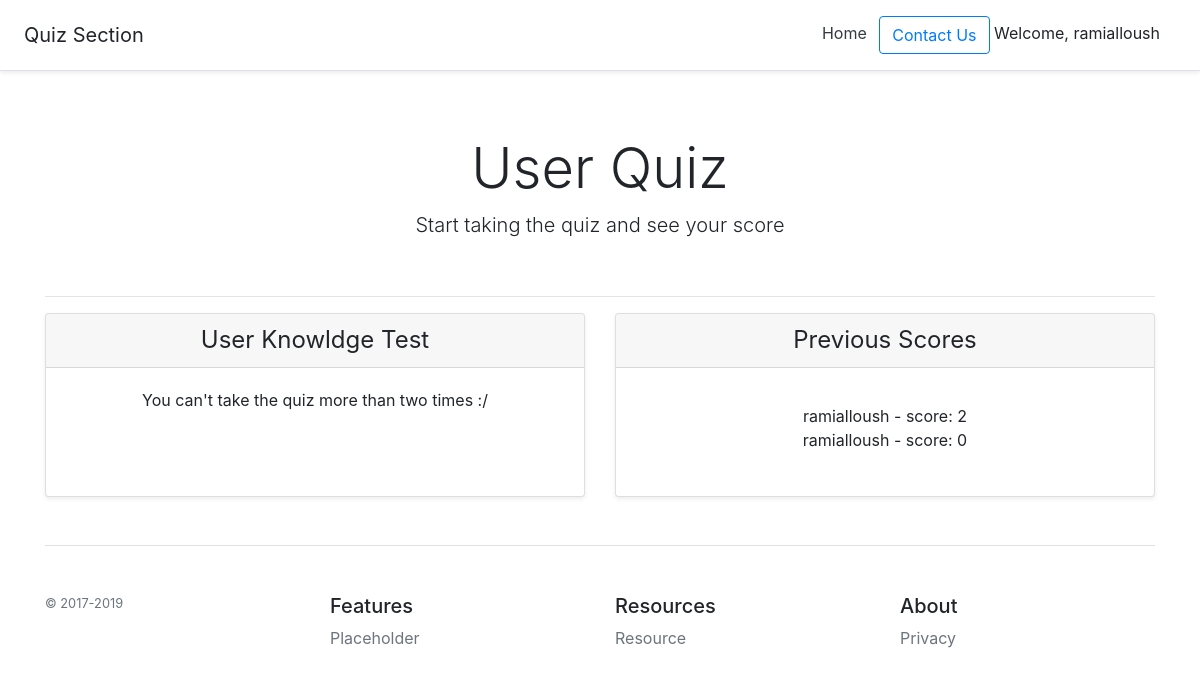
Page /quiz/ (signed in) on the earlier database version.
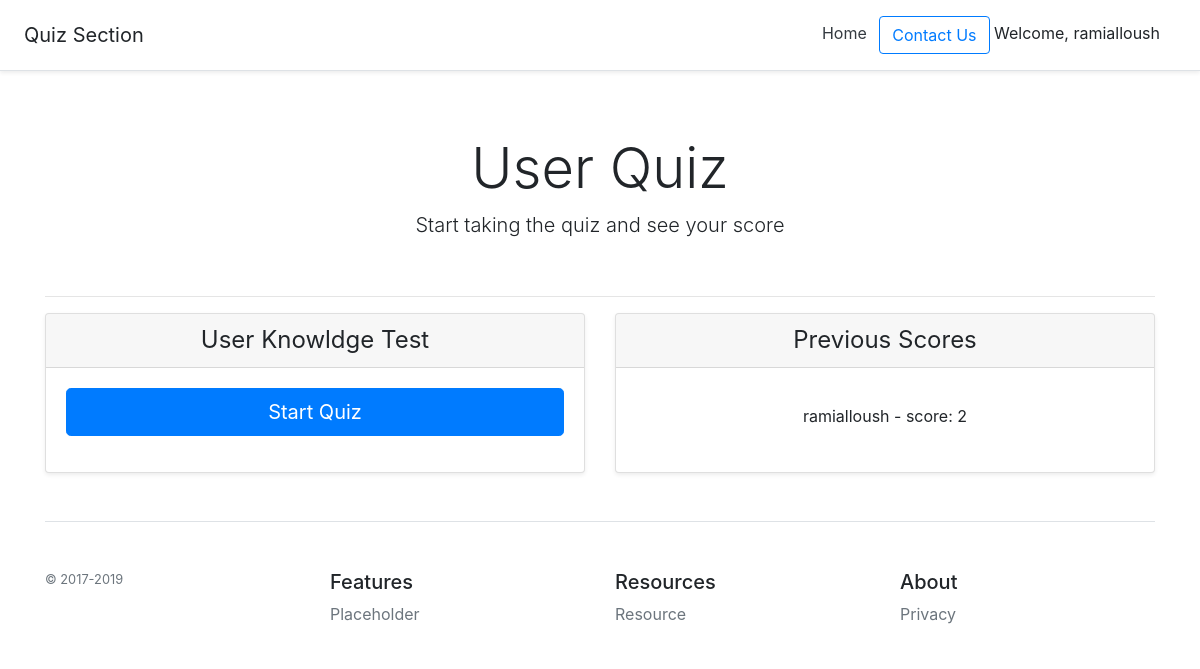
Same page on the later database version.
### quiz/models.py (models this page shows)
class Score(models.Model):
    user = models.ForeignKey(User, verbose_name='User',
                             on_delete=models.CASCADE)
    date = models.DateTimeField('Quiz Date', default=timezone.now)
    score = models.IntegerField(default=0)
    def __str__(self):
        return self.user.username + " - score: " + str(self.score)

### quiz/views.py (the view)
# urls.py: path('', views.IndexView.as_view(), name='index'),  # use name for reverse function
class IndexView(generic.ListView):
    model = Score
    template_name = 'quiz/index.html'
    def get_queryset(self):
        user = self.request.user
        if user.is_authenticated:
            return Score.objects.filter(
                user=self.request.user
            )
        else:
            return None

### quiz/templates/quiz/index.html
{% extends 'quiz/base.html' %}
{% block content %}
<div class="card-deck mb-3 text-center">
    <div class="card mb-12 shadow-sm">
        <div class="card-header">
            <h4 class="my-0 font-weight-normal">User Knowldge Test</h4>
        </div>
        <div class="card-body">
            {% if request.user.is_authenticated and score_list.count < 2 %}
            <a href="{% url 'quiz:detail' 1 %}" class="btn btn-lg btn-block btn-primary" role="button">Start
                Quiz</a>
            {% elif score_list.count == 2 %}
            You can't take the quiz more than two times :/
            {% else %}
            You must log in first to take the quiz
            {% endif %}
        </div>
    </div>
    {% if score_list %}
    <div class="card mb-12 shadow-sm">
        <div class="card-header">
            <h4 class="my-0 font-weight-normal">Previous Scores</h4>
        </div>
        <div class="card-body">
            <ul class="list-unstyled mt-3 mb-4">
                {% for score in score_list %}
                <li>{{ score }}</li>
                {% endfor %}
            </ul>
        </div>
    </div>
    {% endif %}
</div>
{% endblock %}

Differences in the rows shown:
removed Score: user+score "ramialloush - score: 0"
Other differences:
text no longer shown: "You can't take the quiz more than two times :/"
text now shown: "Start Quiz"
